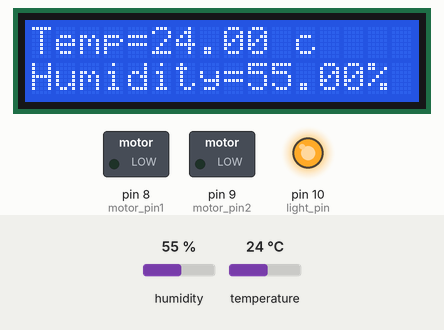
A sketch run on a simulated Arduino Uno, built with avr-gcc and run on an emulated ATmega328P. On the bench: 16×2 character LCD, switched loads named in the sketch (green lamp = pin HIGH), output pins drawn as LEDs (lit = HIGH). Inputs (shaded band) come from the test bench; at power-on: humidity 55 %, temperature 24 °C.

Above: at 1.2 s.
1.3 s: humidity set to 22 %
At 2.5 s:
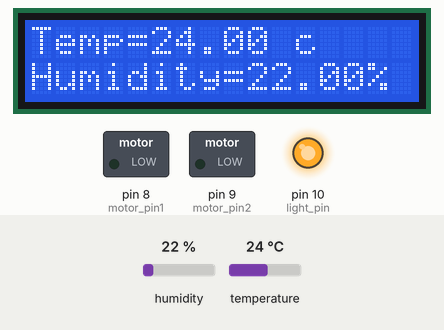
3.6 s: temperature set to 12 °C
At 5.1 s:
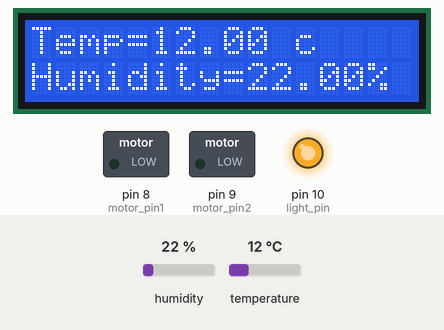
5.7 s: humidity set to 40 %
At 7.4 s:
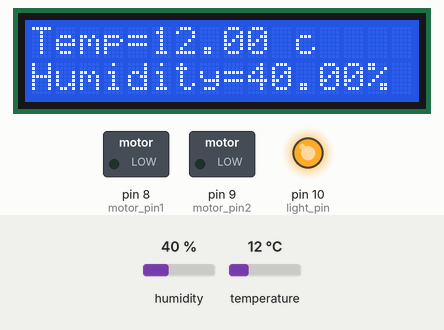
7.7 s: temperature set to 19 °C
At 8.9 s:
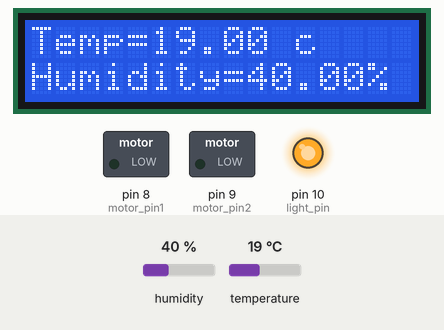
Timing chart, 0 to 10.7 s (numbered marks = the images above; inputs shaded):
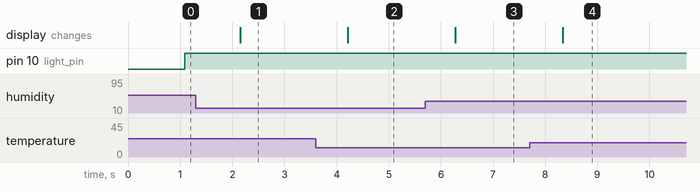

The sketch:

temo_auto.ino
```cpp
#include <dht.h>
#include <LiquidCrystal.h>

LiquidCrystal lcd(12, 11, 5, 4, 3, 2);

dht DHT;

#define DHT11_PIN 7
#define motor_pin1 8
#define motor_pin2 9
#define light_pin 10


void motor_on(){
digitalWrite(motor_pin1, HIGH);
digitalWrite(motor_pin2, LOW);
}

void motor_off(){
digitalWrite(motor_pin1, LOW);
digitalWrite(motor_pin2, LOW);
}
void light_on(){
  digitalWrite(light_pin,HIGH);
}
void light_off(){
  digitalWrite(light_pin,LOW);
}
void setup(){
  lcd.begin(16, 2);
  pinMode(motor_pin1,OUTPUT);
  pinMode(motor_pin2,OUTPUT);
  pinMode(light_pin,OUTPUT);
}

void loop()
{
  int chk = DHT.read11(DHT11_PIN);
  float T=DHT.temperature;
  float H=DHT.humidity;
  lcd.clear();
  lcd.setCursor(0,0);
  lcd.print("Temp=");
  lcd.print(T);
  lcd.print(" c");
  lcd.setCursor(0,1);
  lcd.print("Humidity=");
  lcd.print(H);
  lcd.print("%");
  delay(1000);

  if(T > 27 && H > 85){
  motor_on();
  }
  else{
  motor_off();
  }
  if(T < 27 && H < 85){
    light_on();
  }
   else{
    light_off();
    }


}
```

Measured:
- after the input at 1.3 s, the display: changes after 0.85 s (image 1)
- after the input at 3.6 s, the display: changes after 0.61 s (image 2)
- after the input at 5.7 s, the display: changes after 0.57 s (image 3)
- after the input at 7.7 s, the display: changes after 0.63 s (image 4)
